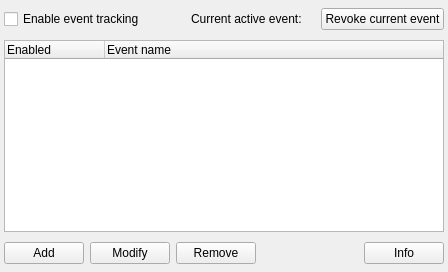
      <widget class="QWidget" name="eventsTab">
       <attribute name="title">
        <string>Events</string>
       </attribute>
       <layout class="QVBoxLayout" name="verticalLayout_15">
        <property name="leftMargin">
         <number>4</number>
        </property>
        <property name="topMargin">
         <number>4</number>
        </property>
        <property name="rightMargin">
         <number>4</number>
        </property>
        <property name="bottomMargin">
         <number>4</number>
        </property>
        <item>
         <layout class="QHBoxLayout" name="horizontalLayout_10">
          <item>
           <widget class="QCheckBox" name="cb_eventsTracking">
            <property name="text">
             <string>Enable event tracking</string>
            </property>
           </widget>
          </item>
          <item>
           <spacer name="horizontalSpacer_9">
            <property name="orientation">
             <enum>Qt::Horizontal</enum>
            </property>
            <property name="sizeHint" stdset="0">
             <size>
              <width>40</width>
              <height>30</height>
             </size>
            </property>
           </spacer>
          </item>
          <item>
           <widget class="QLabel" name="label_18">
            <property name="text">
             <string>Current active event:</string>
            </property>
           </widget>
          </item>
          <item>
           <widget class="QLabel" name="l_currentActiveEvent">
            <property name="font">
             <font>
              <weight>75</weight>
              <bold>true</bold>
             </font>
            </property>
            <property name="text">
             <string/>
            </property>
           </widget>
          </item>
          <item>
           <widget class="QPushButton" name="btn_revokeEvent">
            <property name="text">
             <string>Revoke current event</string>
            </property>
           </widget>
          </item>
         </layout>
        </item>
        <item>
         <widget class="QTreeWidget" name="list_events">
          <property name="editTriggers">
           <set>QAbstractItemView::NoEditTriggers</set>
          </property>
          <property name="showDropIndicator" stdset="0">
           <bool>false</bool>
          </property>
          <property name="selectionMode">
           <enum>QAbstractItemView::SingleSelection</enum>
          </property>
          <property name="indentation">
           <number>20</number>
          </property>
          <property name="itemsExpandable">
           <bool>false</bool>
          </property>
          <property name="expandsOnDoubleClick">
           <bool>false</bool>
          </property>
          <column>
           <property name="text">
            <string>Enabled</string>
           </property>
          </column>
          <column>
           <property name="text">
            <string>Event name</string>
           </property>
          </column>
         </widget>
        </item>
        <item>
         <layout class="QHBoxLayout" name="horizontalLayout_9">
          <item>
           <widget class="QPushButton" name="btn_addEvent">
            <property name="text">
             <string>Add</string>
            </property>
           </widget>
          </item>
          <item>
           <widget class="QPushButton" name="btn_modifyEvent">
            <property name="text">
             <string>Modify</string>
            </property>
           </widget>
          </item>
          <item>
           <widget class="QPushButton" name="btn_removeEvent">
            <property name="text">
             <string>Remove</string>
            </property>
           </widget>
          </item>
          <item>
           <spacer name="horizontalSpacer_7">
            <property name="orientation">
             <enum>Qt::Horizontal</enum>
            </property>
            <property name="sizeHint" stdset="0">
             <size>
              <width>40</width>
              <height>30</height>
             </size>
            </property>
           </spacer>
          </item>
          <item>
           <widget class="QPushButton" name="btn_eventsInfo">
            <property name="text">
             <string>Info</string>
            </property>
           </widget>
          </item>
         </layout>
        </item>
       </layout>
      </widget>
